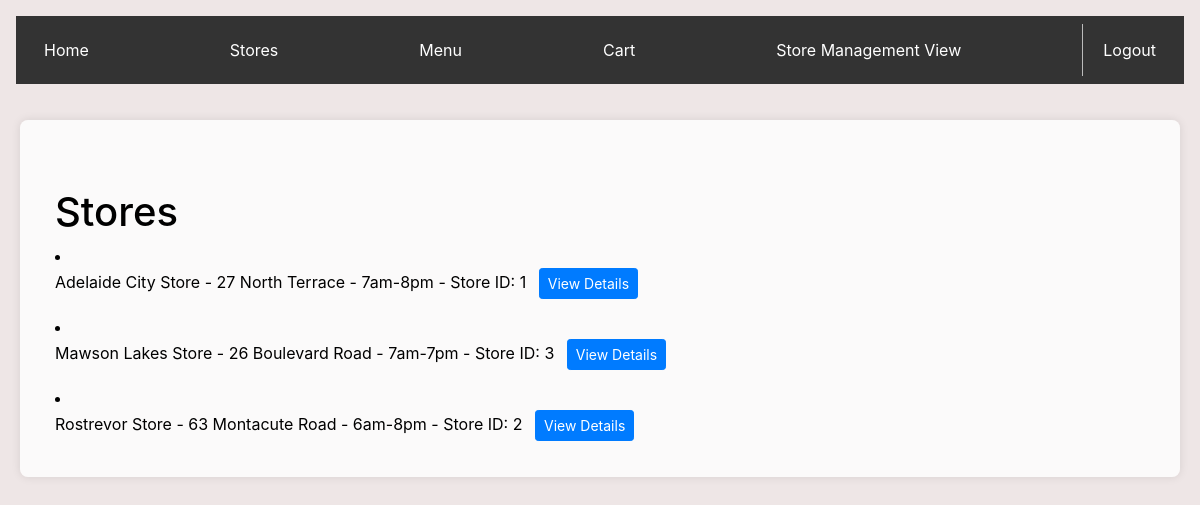
The page /customerStoresDisplay on the database as committed earlier.
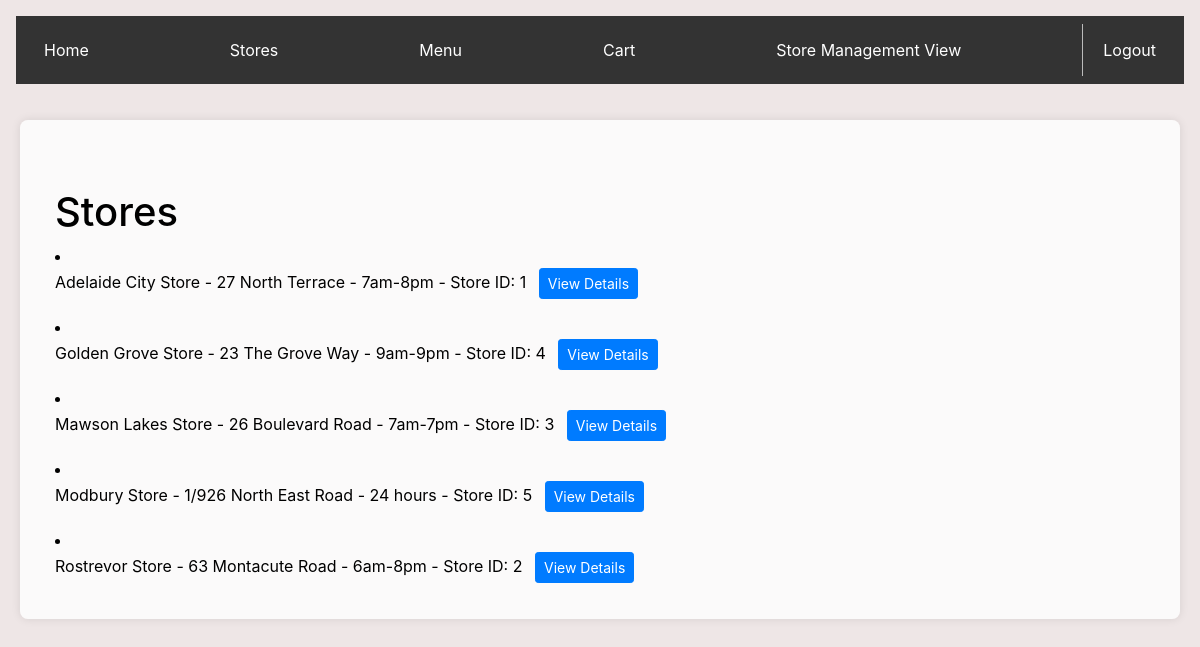
The same page on the database as committed later.
### app.py (models this page shows, shortened)
class Stores(db.Model):
    id = db.Column(db.Integer, primary_key=True)
    name = db.Column(db.String(100), nullable=False)
    address = db.Column(db.String(100), nullable=False)
    opening_hours = db.Column(db.String(50))
    petrols = db.relationship('Petrol', backref='store', lazy=True)

### app.py (the view)
@app.route('/customerStoresDisplay')
def customerStoresDisplay():
    title = "Store List"
    stores = Stores.query.order_by(Stores.name.asc()).all()
    return render_template("customerStoresDisplay.html", title=title, stores=stores)

### templates/customerStoresDisplay.html (shortened to what this page needs)
{% extends 'base_customer.html' %}
{% block content %}
    <div class="container mt-5">
        <h1>Stores</h1>
            {% for store in stores %}
                <li class="store-item mb-3">
                    <div class="store-info">
                        <span>{{ store.name }} - {{ store.address }} - {{ store.opening_hours }} - Store ID: {{ store.id }}</span>
                        <a href="{{ url_for('customerStoreDetails', store_id=store.id) }}" class="btn btn-primary btn-sm ml-2">View Details</a>
                    </div>
                </li>
            {% endfor %}
    </div>
{% endblock %}

Rows that differ between the two databases and show on the page:
added Stores: name "Golden Grove Store", address "23 The Grove Way", opening_hours "9am-9pm", id "4"
added Stores: name "Modbury Store", address "1/926 North East Road", opening_hours "24 hours", id "5"
